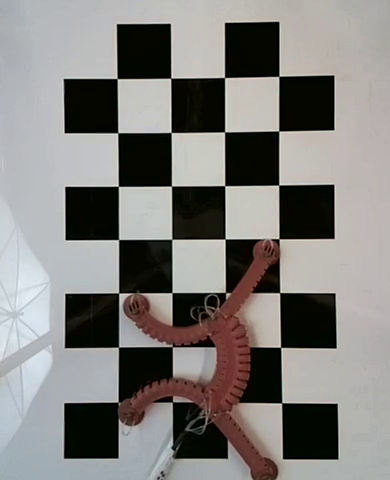
#> input picture src/2018_vdi/edit/python/vlcsnap-00001.png, 390 x 480 px
$ python dot_detection.py   (Python 2 division)   (older library calls are emulated)
#> lines starting #> are read from the running program, lines starting #| are printed output that depends on the picture; after the words box and inside, x2 and y2 are one past the last pixel; in counts of white or black regions, pixels touching at a corner belong together
# -*- coding: utf-8 -*-
"""
Created on Tue Feb 06 12:15:01 2018

@author: AmP

from:
https://stackoverflow.com/questions/42203898/python-opencv-blob-detection-or-circle-detection

https://www.pyimagesearch.com/2016/10/31/detecting-multiple-bright-spots-in-an-image-with-python-and-opencv/
"""

import cv2
import numpy as np
from skimage import measure
from imutils import contours
import imutils


def get_dot_coords(filename, debug=False):
#> called with filename = 'vlcsnap-00001.png', debug = True
    x, y = [], []

    def debug_helper(img, name='img'):
        if debug:
            cv2.imshow(name, img)
            cv2.waitKey(0)
            cv2.destroyAllWindows()
    # Load RGB image
    img = cv2.imread(filename,1)
#> img is the input picture: shape (480, 390, 3); mean B, G, R 123.6, 126.4, 128.4
    img = cv2.medianBlur(img,5)

    # detect green:
    img_hsv = cv2.cvtColor(img, cv2.COLOR_BGR2HSV)
#> img_hsv: shape (480, 390, 3); mean H, S, V 47.8, 79.8, 131.5
    lower_green = np.array([65, 60, 60])
    upper_green = np.array([80, 255, 255])
    thresh = cv2.inRange(img_hsv, lower_green, upper_green)
#> thresh: shape (480, 390); every value is 0

    debug_helper(thresh, 'threshold')


    # filter noise
    thresh = cv2.erode(thresh, None, iterations=2)
    thresh = cv2.dilate(thresh, None, iterations=4)

    debug_helper(thresh, 'filter out noise')

    # perform a connected component analysis on the thresholded
    # image, then initialize a mask to store only the "large"
    # components
    labels = measure.label(thresh, neighbors=8, background=0)
#> labels: shape (480, 390) int64; every value is 0
    mask = np.zeros(thresh.shape, dtype="uint8")

    # loop over the unique components
    for label in np.unique(labels):
    	# if this is the background label, ignore it
    	if label == -1:
    		continue

    	# otherwise, construct the label mask and count the
    	# number of pixels
    	labelMask = np.zeros(thresh.shape, dtype="uint8")
    	labelMask[labels == label] = 255
    	numPixels = cv2.countNonZero(labelMask)

    	# if the number of pixels in the component is sufficiently
    	# large, then add it to our mask of "large blobs"
    	print numPixels
    	debug_helper(labelMask, 'mask of label {}'.format(label))
    	if numPixels > 80:
    	    mask = cv2.add(mask, labelMask)
#> this loop made 1 pass
#> numPixels on pass 1: 187200
#| 187200


    debug_helper(mask, 'mask of Large Bobbles')


    # find the contours in the mask, then sort them from left to
    # right
    try:
        cnts = cv2.findContours(mask.copy(), cv2.RETR_EXTERNAL,
                                cv2.CHAIN_APPROX_SIMPLE)
#> cnts = 1 contour; box (x1, y1, x2, y2) and area: (0, 0, 390, 480) 186331
        cnts = cnts[0] if imutils.is_cv2() else cnts[1]
#> cnts = [[[0, 0], [0, 479], [389, 479], [389, 0]]]
        cnts = contours.sort_contours(cnts)[0]
#> cnts = ([[0, 0], [0, 479], [389, 479], [389, 0]],)
    except ValueError:
        return x, y

    # loop over the contours
    for (i, c) in enumerate(cnts):
        # draw the bright spot on the image
        (xR, yR, w, h) = cv2.boundingRect(c)
        ((cX, cY), radius) = cv2.minEnclosingCircle(c)
        x.append(int(cX))
        y.append(int(cY))
        cv2.circle(img, (int(cX), int(cY)), int(radius),
                   (0, 0, 255), 3)
        cv2.putText(img, "{}".format(i + 1), (xR, yR - 15),
        cv2.FONT_HERSHEY_SIMPLEX, 0.45, (0, 0, 255), 2)
#> this loop made 1 pass
#> (c, xR, yR, w, h, cX, cY, radius) on pass 1: ([[0, 0], [0, 479], [389, 479], [389, 0]], 0, 0, 390, 480, 194.5, 239.5, 308.5)
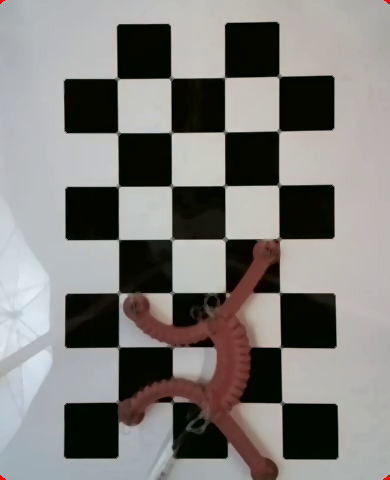
#> img: shape (480, 390, 3); mean B, G, R 123.3, 126.3, 128.4
#> after the loop, x = [194]; y = [239]

    debug_helper(img, 'found bright spots')

# [16 lines of commented-out code are left out]


    return x, y


if __name__ == "__main__":
    filename = 'vlcsnap-00001.png'

    print get_dot_coords(filename, debug=True)

$ run again, with src/2018_vdi/edit/python/vlcsnap-00004.png copied over src/2018_vdi/edit/python/vlcsnap-00001.png
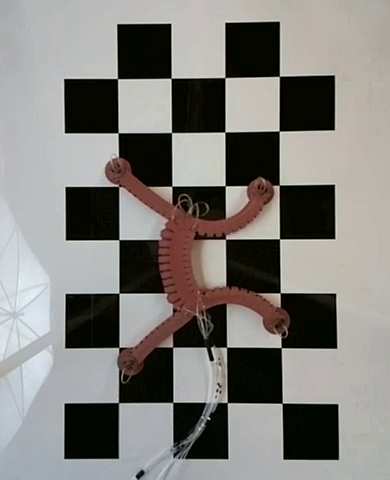
#> input picture src/2018_vdi/edit/python/vlcsnap-00004.png, 390 x 480 px
#> in get_dot_coords, img is the input picture: shape (480, 390, 3); mean B, G, R 123, 126.7, 128.8
#> img_hsv: shape (480, 390, 3); mean H, S, V 48.2, 79, 131.4
#> thresh: shape (480, 390); every value is 0
#> labels: shape (480, 390) int64; every value is 0
#> the loop in get_dot_coords, `for label in np.unique(labels):` made 1 pass
#> numPixels on pass 1: 187200
#> (printed output is left out)
#> in get_dot_coords, `cnts = cv2.findContours(mask.copy(), cv2.RETR_EXTERNAL, cv2.CHAIN_APPR..`: cnts = 1 contour; box (x1, y1, x2, y2) and area: (0, 0, 390, 480) 186331
#> in get_dot_coords, `cnts = cnts[0] if imutils.is_cv2() else cnts[1]`: cnts = [[[0, 0], [0, 479], [389, 479], [389, 0]]]
#> in get_dot_coords, `cnts = contours.sort_contours(cnts)[0]`: cnts = ([[0, 0], [0, 479], [389, 479], [389, 0]],)
#> the loop in get_dot_coords, `for (i, c) in enumerate(cnts):` made 1 pass
#> (c, xR, yR, w, h, cX, cY, radius) on pass 1: ([[0, 0], [0, 479], [389, 479], [389, 0]], 0, 0, 390, 480, 194.5, 239.5, 308.5)
#> after the loop in get_dot_coords, `for (i, c) in enumerate(cnts):`:
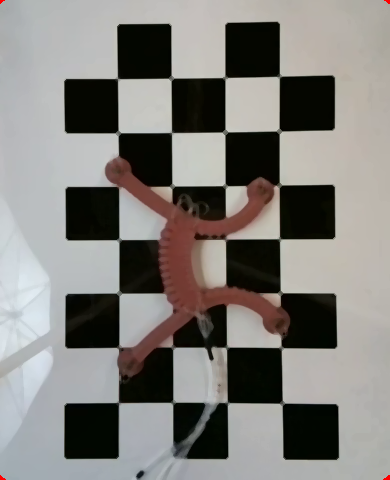
#> img: shape (480, 390, 3); mean B, G, R 122.6, 126.5, 128.7
#> after the loop in get_dot_coords, `for (i, c) in enumerate(cnts):`: x = [194]; y = [239]
